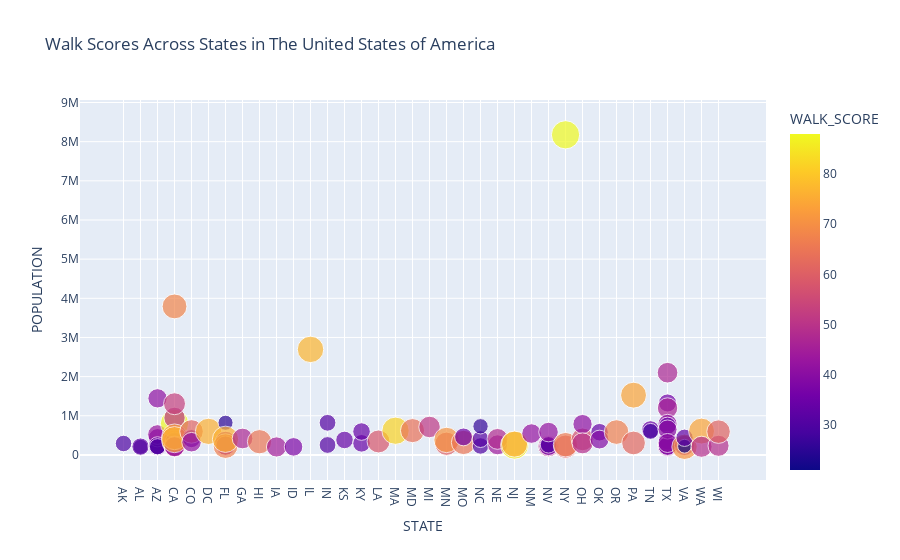

Notebook code cell kept with this figure:
### Markdown cell above
## Walk and Transit Scores Across States in USA:

Below is a graph highlighting the range of walk scores across different states taking population into consideration. As we can see, New York has one of the highest walk scores in the nation, followed by other states such as California. NYC is known internationally as a tourist hub and emphasizes public transportation. Furthermore, since NY has densely packed cities such as Brooklyn, NYC, and Queens. All of these cities, emphasize the usage of public transport and walking as a means of transportation.

### Code cell
walkscore_state_fig = px.scatter(scores_df,title = "Walk Scores Across States in The United States of America", x = "STATE", y = "POPULATION",color = "WALK_SCORE", size = "WALK_SCORE")
walkscore_state_fig.update_xaxes(tickmode='linear')

walkscore_state_fig.show()

### Figure 1 — Plotly figure (JSON) as saved in the notebook; plotly's stock layout.template omitted (floating-point values rounded to 4 significant figures)
{"data": [{"hovertemplate": "STATE=%{x}<br>POPULATION=%{y}<br>WALK_SCORE=%{marker.color}<extra></extra>", "legendgroup": "", "marker": {"color": [30, 25, 33, 40, 31, 37, 43, 35, 41, 29, 46, 43, 45, 55, 49, 67, 42, 37, 88, 49, 50, 43, 53, 45, 68, 73, 75, 36, 61, 42, 76, 43, 49, 41, 67, 25, 76, 47, 65, 45, 38, 77, 31, 31, 34, 34, 34, 58, 82, 64, 51, 60, 71, 65, 35, 30, 31, 26, 44, 48, 86, 75, 42, 50, 33, 40, 30, 42, 60, 66, 88, 57, 41, 49, 34, 39, 67, 62, 74, 35, 28, 44, 36, 40, 47, 46, 41, 38, 34, 40, 39, 40, 40, 45, 71, 21, 33, 74, 49, 49, 61], "coloraxis": "coloraxis", "size": [30, 25, 33, 40, 31, 37, 43, 35, 41, 29, 46, 43, 45, 55, 49, 67, 42, 37, 88, 49, 50, 43, 53, 45, 68, 73, 75, 36, 61, 42, 76, 43, 49, 41, 67, 25, 76, 47, 65, 45, 38, 77, 31, 31, 34, 34, 34, 58, 82, 64, 51, 60, 71, 65, 35, 30, 31, 26, 44, 48, 86, 75, 42, 50, 33, 40, 30, 42, 60, 66, 88, 57, 41, 49, 34, 39, 67, 62, 74, 35, 28, 44, 36, 40, 47, 46, 41, 38, 34, 40, 39, 40, 40, 45, 71, 21, 33, 74, 49, 49, 61], "sizemode": "area", "sizeref": 0.22, "symbol": "circle"}, "mode": "markers", "name": "", "orientation": "v", "showlegend": false, "type": "scatter", "x": ["AK", "AL", "AL", "AZ", "AZ", "AZ", "AZ", "AZ", "AZ", "AZ", "CA", "CA", "CA", "CA", "CA", "CA", "CA", "CA", "CA", "CA", "CA", "CA", "CA", "CA", "CA", "CA", "CA", "CO", "CO", "CO", "DC", "FL", "FL", "FL", "FL", "FL", "FL", "GA", "HI", "IA", "ID", "IL", "IN", "IN", "KS", "KY", "KY", "LA", "MA", "MD", "MI", "MN", "MN", "MO", "MO", "NC", "NC", "NC", "NE", "NE", "NJ", "NJ", "NM", "NV", "NV", "NV", "NV", "NV", "NY", "NY", "NY", "OH", "OH", "OH", "OK", "OK", "OR", "PA", "PA", "TN", "TN", "TX", "TX", "TX", "TX", "TX", "TX", "TX", "TX", "TX", "TX", "TX", "TX", "VA", "VA", "VA", "VA", "WA", "WA", "WI", "WI"], "xaxis": "x", "y": [291826, 205764, 212237, 226721, 217385, 439041, 520116, 236123, 1445632, 208453, 494665, 291707, 243916, 336265, 466488, 324528, 303871, 347483, 805235, 214089, 945942, 212375, 1307402, 209924, 3792621, 462257, 390724, 416427, 600158, 325078, 601723, 244769, 335709, 238300, 224669, 821784, 399457, 420003, 337256, 203433, 205671, 2695598, 253691, 820445, 382368, 295803, 597337, 343829, 617594, 620961, 713777, 285068, 382578, 319294, 459787, 228330, 403892, 731424, 258379, 408958, 247597, 277140, 545852, 223167, 216961, 225221, 257729, 583756, 210565, 261310, 8175133, 396815, 787033, 296943, 579999, 391906, 583776, 305704, 1526006, 646889, 601222, 216290, 1327407, 259841, 2099451, 1197816, 790390, 365438, 741206, 226876, 229573, 649121, 305215, 242803, 207627, 222209, 437994, 608660, 208916, 233209, 594833], "yaxis": "y"}], "layout": {"coloraxis": {"colorbar": {"title": {"text": "WALK_SCORE"}}, "colorscale": [[0, "#0d0887"], [0.1111, "#46039f"], [0.2222, "#7201a8"], [0.3333, "#9c179e"], [0.4444, "#bd3786"], [0.5556, "#d8576b"], [0.6667, "#ed7953"], [0.7778, "#fb9f3a"], [0.8889, "#fdca26"], [1, "#f0f921"]]}, "legend": {"itemsizing": "constant", "tracegroupgap": 0}, "title": {"text": "Walk Scores Across States in The United States of America"}, "xaxis": {"anchor": "y", "domain": [0, 1], "tickmode": "linear", "title": {"text": "STATE"}}, "yaxis": {"anchor": "x", "domain": [0, 1], "title": {"text": "POPULATION"}}}}
